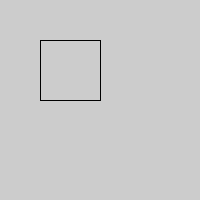
Frame 1 (no input)
Frame 60 (the mouse pressed at the canvas centre just before this capture): identical to frame 1, image omitted
Frame 120 (the mouse held since frame 60 and released just before this capture): identical to frame 1, image omitted

The Processing sketch that drew this single still picture (run headless with seeded random() and noise(); from frame 60 on, the mouse is pressed at the canvas centre):

// Processing sketch: sketch_9_6
// ── sketch_9_6.pde
float Z;
float Y;
float X;
float Q;

float Numbers(int number1, int number2)
{
 float total = (number1 + number2);
  return total;
}

void setup()
{
size(200,200);
Z = Numbers(20,20);
Y = Numbers(20,20);
Q = Numbers(20,20);
X = Numbers(50,50);
line(Z,Y,Q,X);
Z = Numbers(20,20);
Y = Numbers(20,20);
Q = Numbers(50,50);
X = Numbers(20,20);
line(Z,Y,Q,X);
Z = Numbers(50,50);
Y = Numbers(20,20);
Q = Numbers(50,50);
X = Numbers(50,50);
line(Z,Y,Q,X);
Z = Numbers(20,20);
Y = Numbers(50,50);
Q = Numbers(50,50);
X = Numbers(50,50);
line(Z,Y,Q,X);
}
void draw()
{

}
